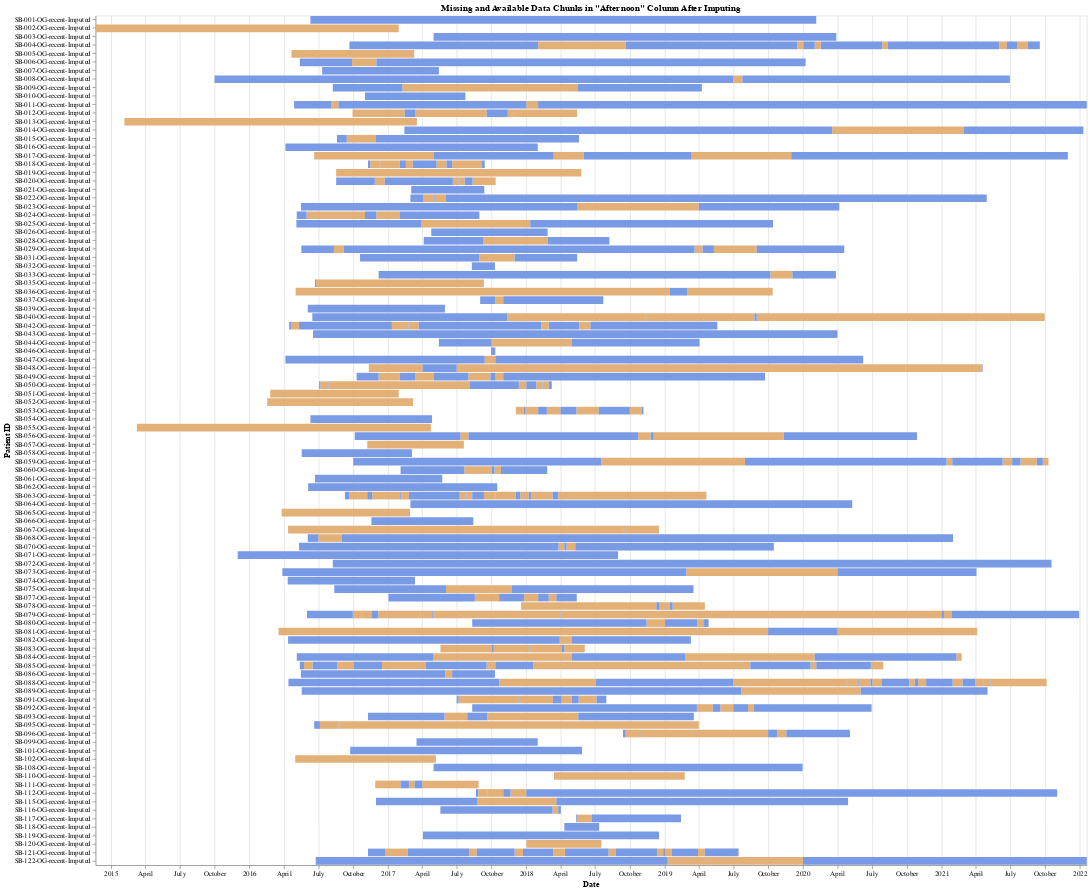

Notebook code for this chart:
### Code cell
import pandas as pd
import altair as alt
import numpy as np

# Convert date to datetime
df_all['Date'] = pd.to_datetime(df_all['Date'])

# Create a DataFrame to hold the missing chunks for visualization
missing_chunks_df = pd.DataFrame(columns=['patient_id', 'start_date', 'end_date', 'chunk_size'])
available_chunks_df = pd.DataFrame(columns=['patient_id', 'start_date', 'end_date'])

# Loop through each patient to identify missing and available chunks in the "Afternoon" column
for patient_id in df_all['patient_id'].unique():
    patient_data = df_all[df_all['patient_id'] == patient_id].sort_values(by='Date')
    
    # Create a column to identify missing data
    patient_data['is_missing'] = patient_data['Afternoon'].isna()
    
    # Calculate the difference between consecutive dates
    patient_data['date_diff'] = patient_data['Date'].diff().dt.days
    
    # Identify missing chunks
    missing_chunk_start = None
    missing_chunk_size = 0
    available_chunk_start = None
    missing_chunks = []
    available_chunks = []

    for index, row in patient_data.iterrows():
        if row['is_missing']:
            if missing_chunk_start is None:
                missing_chunk_start = row['Date']
            missing_chunk_size += row['date_diff'] if pd.notna(row['date_diff']) else 1
            
            # If an available chunk just ended, record it
            if available_chunk_start is not None:
                available_chunks.append({
                    'patient_id': patient_id,
                    'start_date': available_chunk_start,
                    'end_date': row['Date']
                })
                available_chunk_start = None
                
        else:
            if missing_chunk_size > 14:
                missing_chunks.append({
                    'patient_id': patient_id,
                    'start_date': missing_chunk_start,
                    'end_date': row['Date'],
                    'chunk_size': missing_chunk_size
                })
            missing_chunk_start = None
            missing_chunk_size = 0
            
            # Start a new available chunk
            if available_chunk_start is None:
                available_chunk_start = row['Date']
    
    # Check if the last chunk is missing and longer than 14 days
    if missing_chunk_size > 14:
        missing_chunks.append({
            'patient_id': patient_id,
            'start_date': missing_chunk_start,
            'end_date': patient_data.iloc[-1]['Date'],
            'chunk_size': missing_chunk_size
        })
    
    # Check if the last chunk is available
    if available_chunk_start is not None:
        available_chunks.append({
            'patient_id': patient_id,
            'start_date': available_chunk_start,
            'end_date': patient_data.iloc[-1]['Date']
        })

    # Append missing chunks to the DataFrame
    if missing_chunks:
        missing_chunks_df = pd.concat([missing_chunks_df, pd.DataFrame(missing_chunks)], ignore_index=True)
    
    # Append available chunks to the DataFrame
    if available_chunks:
        available_chunks_df = pd.concat([available_chunks_df, pd.DataFrame(available_chunks)], ignore_index=True)

# Convert dates to datetime
missing_chunks_df['start_date'] = pd.to_datetime(missing_chunks_df['start_date'])
missing_chunks_df['end_date'] = pd.to_datetime(missing_chunks_df['end_date'])
available_chunks_df['start_date'] = pd.to_datetime(available_chunks_df['start_date'])
available_chunks_df['end_date'] = pd.to_datetime(available_chunks_df['end_date'])

# Create a base Altair chart
base = alt.Chart(missing_chunks_df).encode(
    y=alt.Y('patient_id:N', title='Patient ID', sort=alt.EncodingSortField(field='patient_id', order='ascending')),
    x=alt.X('start_date:T', title='Date')
)

# Create bars representing missing data chunks
missing_bars = base.mark_bar().encode(
    x2='end_date:T',
    color=alt.value('#E3B178'),  # Fixed color for missing data periods
    tooltip=['patient_id:N', 'start_date:T', 'end_date:T', 'chunk_size:Q']
)

# Create bars representing available data chunks
available_bars = alt.Chart(available_chunks_df).mark_bar().encode(
    y=alt.Y('patient_id:N', title='Patient ID', sort=alt.EncodingSortField(field='patient_id', order='ascending')),
    x=alt.X('start_date:T', title='Date'),
    x2='end_date:T',
    color=alt.value('#799AE5'),  # Fixed color for available data periods
    tooltip=['patient_id:N', 'start_date:T', 'end_date:T']
)

# Layer the two sets of bars
layered_chart = alt.layer(missing_bars, available_bars).properties(
    title='Missing and Available Data Chunks in "Afternoon" Column After Imputing',
    width=1400,
    height=1200
)

# Show the chart
layered_chart.show()

### Figure 1 — Vega-Lite specification as saved in the notebook (floating-point values rounded to 4 significant figures; data arrays with more than 128 entries replaced by an {"elided": "..."} marker saying what was removed)
{"config": {"view": {"continuousWidth": 300, "continuousHeight": 300}}, "layer": [{"data": {"name": "data-768321cdf3217862113e3609698fb394"}, "mark": {"type": "bar"}, "encoding": {"color": {"value": "#E3B178"}, "tooltip": [{"field": "patient_id", "type": "nominal"}, {"field": "start_date", "type": "temporal"}, {"field": "end_date", "type": "temporal"}, {"field": "chunk_size", "type": "quantitative"}], "x": {"field": "start_date", "title": "Date", "type": "temporal"}, "x2": {"field": "end_date"}, "y": {"field": "patient_id", "sort": {"field": "patient_id", "order": "ascending"}, "title": "Patient ID", "type": "nominal"}}}, {"data": {"name": "data-8e2d33f59f22d944e0cf4c6005aa3b8a"}, "mark": {"type": "bar"}, "encoding": {"color": {"value": "#799AE5"}, "tooltip": [{"field": "patient_id", "type": "nominal"}, {"field": "start_date", "type": "temporal"}, {"field": "end_date", "type": "temporal"}], "x": {"field": "start_date", "title": "Date", "type": "temporal"}, "x2": {"field": "end_date"}, "y": {"field": "patient_id", "sort": {"field": "patient_id", "order": "ascending"}, "title": "Patient ID", "type": "nominal"}}}], "height": 1200, "title": "Missing and Available Data Chunks in \"Afternoon\" Column After Imputing", "width": 1400, "$schema": "https://vega.github.io/schema/vega-lite/v5.20.1.json", "datasets": {"data-768321cdf3217862113e3609698fb394": {"elided": "188 records"}, "data-8e2d33f59f22d944e0cf4c6005aa3b8a": {"elided": "238 records"}}}
